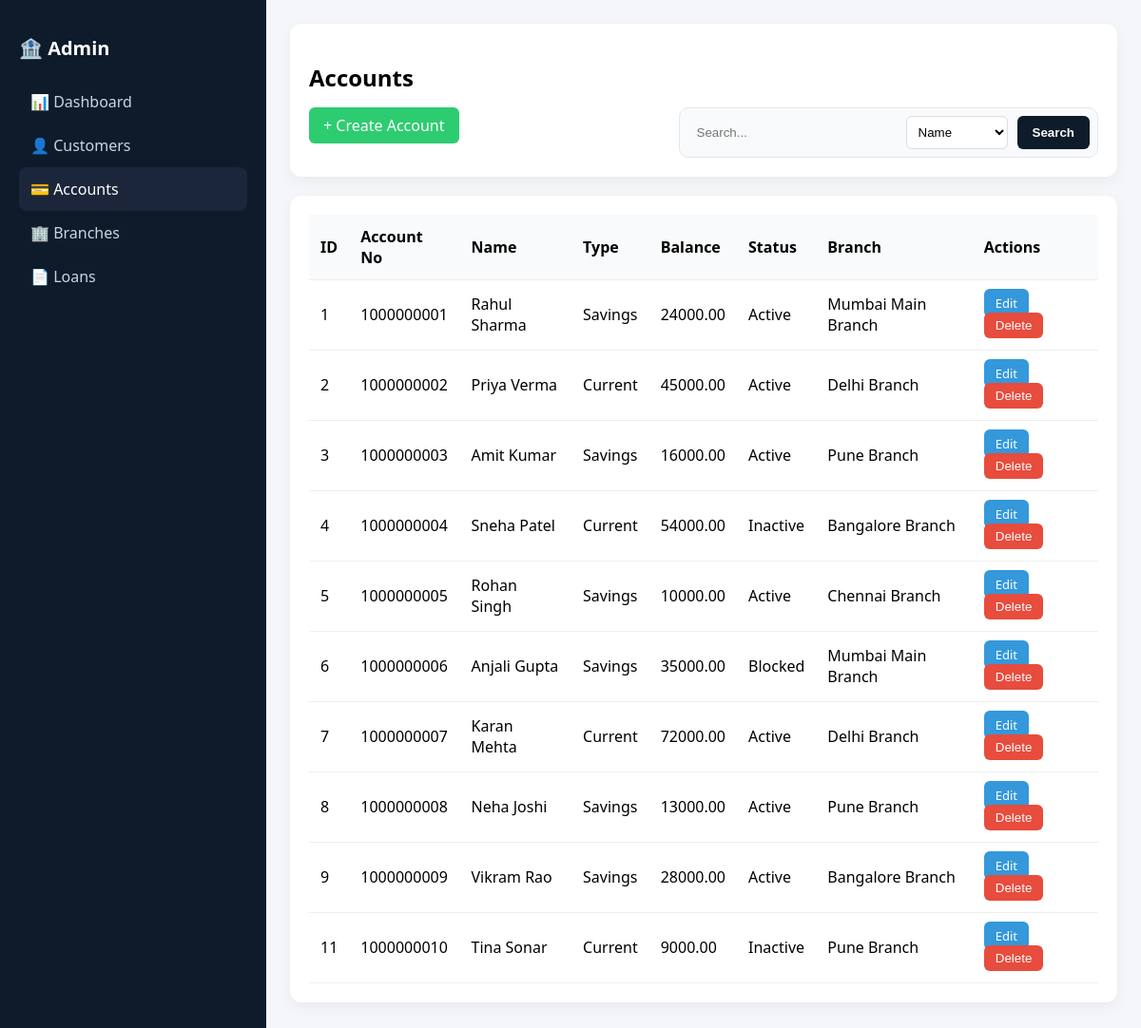
The app's page /mybank/accounts.php with its own data.
### tables this page shows
CREATE TABLE `accounts` (
  `account_id` int(11) NOT NULL,
  `customer_id` int(11) NOT NULL,
  `account_number` varchar(20) NOT NULL,
  `account_type` enum('Savings','Current','Fixed Deposit') NOT NULL,
  `balance` decimal(12,2) DEFAULT 0.00,
  `status` enum('Active','Inactive','Blocked') DEFAULT 'Active',
  `branch_code` varchar(10) DEFAULT NULL,
  `available_balance` decimal(12,2) NOT NULL DEFAULT 0.00
);

CREATE TABLE `customers` (
  `customer_id` int(11) NOT NULL,
  `full_name` varchar(100) NOT NULL,
  `email` varchar(100) NOT NULL,
  `phone` varchar(15) NOT NULL,
  `created_at` timestamp NOT NULL DEFAULT current_timestamp(),
  `address` varchar(255) DEFAULT NULL,
  `dob` date DEFAULT NULL
);

CREATE TABLE `branches` (
  `branch_code` varchar(10) NOT NULL,
  `branch_name` varchar(100) NOT NULL,
  `branch_address` varchar(255) DEFAULT NULL,
  `phone` varchar(15) DEFAULT NULL,
  `ifsc_code` varchar(20) NOT NULL,
  `location` varchar(100) DEFAULT NULL,
  `manager_name` varchar(100) DEFAULT NULL
);

### mybank/accounts.php (the view, shortened to what this page needs)
<?php
$conn = new mysqli("localhost", "root", "", "mybank");
$search = $_GET['search'] ?? '';
$filter = $_GET['filter'] ?? 'name';
$sql = "SELECT
            a.account_id,
            a.account_number,
            a.account_type,
            a.balance,
            a.status,
            c.full_name,
            b.branch_name
        FROM accounts a
        JOIN customers c ON a.customer_id = c.customer_id
        LEFT JOIN branches b ON a.branch_code = b.branch_code";
$result = $conn->query($sql);
?>
<!DOCTYPE html>
<html>
<head>
</head>
<body>
<div class="container">
    <div class="sidebar">
    <h2>🏦 Admin</h2>
    <a href="admin_dashboard.php" >📊 Dashboard</a>
    <a href="customers.php">👤 Customers</a>
    <a href="accounts.php" class="active">💳 Accounts</a>
    <a href="branches.php">🏢 Branches</a>
    <a href="loans.php">📄 Loans</a>
</div>
    <div class="main">
        <div class="card">
            <h2>Accounts</h2>
            <a href="create_account.php" style="
                background:#2ecc71;
                color:white;
                padding:8px 15px;
                text-decoration:none;
                border-radius:6px;
                float:left;
                margin-bottom:10px;">
                + Create Account
            </a>
            <div class="top-bar">
                <form method="GET" class="search-group">
                    <input type="text" name="search" placeholder="Search..."
                        value="<?php echo htmlspecialchars($search); ?>">
                    <select name="filter">
                        <option value="name" <?php if($filter=="name") echo "selected"; ?>>Name</option>
                    </select>
                    <button type="submit">Search</button>
                </form>
            </div>
        </div>
        <div class="card">
            <table>
                <tr>
                    <th>ID</th>
                    <th>Account No</th>
                    <th>Name</th>
                    <th>Type</th>
                    <th>Balance</th>
                    <th>Status</th>
<th>Branch</th>
<th>Actions</th>
                </tr>
                <?php if ($result->num_rows > 0): ?>
                    <?php while($row = $result->fetch_assoc()): ?>
                        <tr>
                            <td><?php echo $row['account_id']; ?></td>
                            <td><?php echo $row['account_number']; ?></td>
                            <td><?php echo $row['full_name']; ?></td>
                            <td><?php echo $row['account_type']; ?></td>
                            <td><?php echo $row['balance']; ?></td>
                            <td><?php echo $row['status']; ?></td>
                            <td><?php echo $row['branch_name']; ?></td>
                            <td>
                                <a href="create_account.php?edit_id=<?php echo $row['account_id']; ?>" class="edit-btn">
                                    Edit
                                </a>
                                <form method="POST" style="display:inline;">
                                    <button type="submit" name="delete" class="delete-btn"
                                        onclick="return confirm('Are you sure you want to delete this account?')">
                                        Delete
                                    </button>
                                </form>
                            </td>
                        </tr>
                    <?php endwhile; ?>
                <?php else: ?>
                    <tr><td colspan="7">No records found</td></tr>
                <?php endif; ?>
            </table>
        </div>
    </div>
</div>
</body>
</html>

### mybank/accounts.php (style rules this page uses)
body { margin: 0; font-family: 'Segoe UI', sans-serif; background: #f4f6f9; }
.container { display: flex; }
.sidebar { width: 240px; background: #0d1b2a; color: white; min-height: 100vh; padding: 20px; }
.sidebar h2 { margin-bottom: 20px; font-size: 20px; }
.sidebar a { display: flex; align-items: center; gap: 10px; color: #cbd5e1; padding: 12px; border-radius: 8px; text-decoration: none; transition: 0.2s; }
.sidebar a:hover, .sidebar a.active { background: #1b263b; color: #fff; }
.main { flex: 1; padding: 25px; }
.card { background: white; padding: 20px; border-radius: 12px; margin-bottom: 20px; box-shadow: 0 5px 15px rgba(0,0,0,0.05); }
.card h2 { margin-bottom: 15px; }
.top-bar { display: flex; justify-content: flex-end; }
.search-group { display: flex; align-items: center; gap: 10px; background: #f9fafb; padding: 8px; border-radius: 10px; border: 1px solid #e2e8f0; }
.search-group input { padding: 10px; border: none; outline: none; background: transparent; min-width: 200px; }
.search-group select { padding: 8px; border-radius: 6px; border: 1px solid #ddd; background: white; }
.search-group button { background:#0d1b2a; color: white; border: none; padding: 10px 16px; border-radius: 6px; cursor: pointer; font-weight: 600; transition: 0.2s; }
table { width: 100%; border-collapse: collapse; }
th, td { padding: 12px; border-bottom: 1px solid #eee; text-align: left; }
th { background: #f8fafc; font-weight: 600; }
.edit-btn { background: #3498db; color: white; padding: 6px 12px; text-decoration: none; border-radius: 6px; font-size: 13px; margin-right: 10px; }
.delete-btn { background: #e74c3c; color: white; padding: 6px 12px; border: none; border-radius: 6px; cursor: pointer; }

### records on screen
accounts: account_id "1", account_number "1000000001", customer.full_name "Rahul Sharma", account_type "Savings", balance "24000.00", status "Active", branch_code.branch_name "Mumbai Main Branch"
accounts: account_id "2", account_number "1000000002", customer.full_name "Priya Verma", account_type "Current", balance "45000.00", status "Active", branch_code.branch_name "Delhi Branch"
accounts: account_id "3", account_number "1000000003", customer.full_name "Amit Kumar", account_type "Savings", balance "16000.00", status "Active", branch_code.branch_name "Pune Branch"
accounts: account_id "4", account_number "1000000004", customer.full_name "Sneha Patel", account_type "Current", balance "54000.00", status "Inactive", branch_code.branch_name "Bangalore Branch"
accounts: account_id "5", account_number "1000000005", customer.full_name "Rohan Singh", account_type "Savings", balance "10000.00", status "Active", branch_code.branch_name "Chennai Branch"
accounts: account_id "6", account_number "1000000006", customer.full_name "Anjali Gupta", account_type "Savings", balance "35000.00", status "Blocked", branch_code.branch_name "Mumbai Main Branch"
accounts: account_id "7", account_number "1000000007", customer.full_name "Karan Mehta", account_type "Current", balance "72000.00", status "Active", branch_code.branch_name "Delhi Branch"
accounts: account_id "8", account_number "1000000008", customer.full_name "Neha Joshi", account_type "Savings", balance "13000.00", status "Active", branch_code.branch_name "Pune Branch"
accounts: account_id "9", account_number "1000000009", customer.full_name "Vikram Rao", account_type "Savings", balance "28000.00", status "Active", branch_code.branch_name "Bangalore Branch"
accounts: account_id "11", account_number "1000000010", customer.full_name "Tina Sonar", account_type "Current", balance "9000.00", status "Inactive", branch_code.branch_name "Pune Branch"
